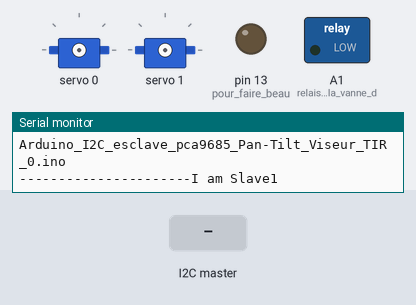
The sketch below on a simulated Arduino Uno, built with avr-gcc and run on an emulated ATmega328P. Shown: 2 × servo, switched loads named in the sketch (green lamp = pin HIGH), output pins drawn as LEDs (lit = HIGH), the last lines printed to the serial monitor. The test bench sets the inputs (shaded band).

Above: at 0.1 s.
At 2.2 s:
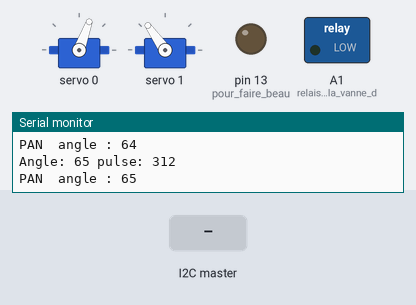
2.3 s: the I2C master sends the byte 1
At 15.5 s:
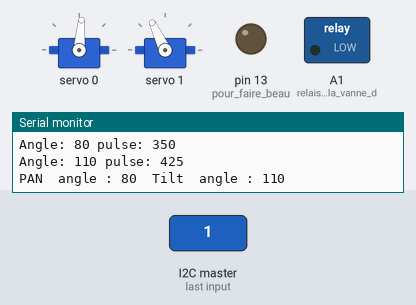
Timing chart, 0 to 17.0 s (numbered marks = the images above; inputs shaded):
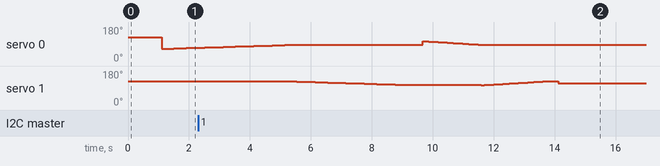

The sketch:

Arduino_I2C_esclave_pca9685_Pan-Tilt_Viseur_TIR_0.ino
```cpp
// https://www.aranacorp.com/fr/gerez-plusieurs-arduino-avec-un-bus-i2c/
#include <Wire.h>
#include <Adafruit_PWMServoDriver.h>
# define I2C_SLAVE_ADDRESS 11 // 12 pour l'esclave 2 et ainsi de suite

#define PAYLOAD_SIZE 2
const int PAN_ID = 0;   // Pan  (en bas)     sur le port 0 du PCA9685
const int TILT_ID = 1;  // Tilt (au dessus)  sur le port 1 du PCA9685
const int servoPin = 2; // Gachette          sur le port 2 du PCA9685
Adafruit_PWMServoDriver pwm = Adafruit_PWMServoDriver();
#define SERVOMIN  150 // this is the 'minimum' pulse length count (out of 4096)
#define SERVOMAX  600 // this is the 'maximum' pulse length count (out of 4096)void setup()

void setup()
{
  Wire.begin(I2C_SLAVE_ADDRESS);
  Serial.begin(115200);
  Serial.println(__FILE__);
   pinMode(A0, INPUT);   // commande du viseur en entrée
   pinMode(A1, OUTPUT);  // relais de la vanne d'air => D1
   pinMode(LED_BUILTIN, OUTPUT); // pour faire beau

  // Arduino slave sur I2C
  Serial.println("----------------------I am Slave1");
  delay(1000);
  Wire.onRequest(requestEvents);
  Wire.onReceive(receiveEvents);
   pwm.begin();
   pwm.setPWMFreq(60);
}

void loop(){
      pwm.setPWM(PAN_ID,  0, angleToPulse(120) );
      pwm.setPWM(TILT_ID, 0, angleToPulse(120) );
  for( int angle =60; angle<81; angle ++){ // 0 181
    delay(100);
    pwm.setPWM(PAN_ID, 0, angleToPulse(angle) );
    Serial.print("PAN  angle : ");
    Serial.println(angle);
        delay(100);
    }
  for( int angle =120; angle>101; angle --){ // 0 181
    delay(100);
    pwm.setPWM(TILT_ID, 0, angleToPulse(angle) );
    Serial.print("Tilt  angle : ");
    Serial.println(angle);
        delay(100);
  }
      delay(500);
  for( int angle =100; angle>81; angle --){ // 0 181
    delay(100);
    pwm.setPWM(PAN_ID, 0, angleToPulse(angle) );
    }
  for( int angle =100; angle<121; angle ++){ // 0 181
    delay(100);
    pwm.setPWM(TILT_ID, 0, angleToPulse(angle) );
  }
    delay(500);
   int angle_pan = 80;
   int angle_tilt = 110;
    Serial.print("      Tilt   angle1 " );
    Serial.println(angle_tilt);
    pwm.setPWM(PAN_ID, 0, angleToPulse(angle_pan) );
    pwm.setPWM(TILT_ID, 0, angleToPulse(angle_tilt) );
    Serial.print("PAN  angle : ");
    Serial.print(angle_pan);
    Serial.print("  Tilt  angle : ");
    Serial.println(angle_tilt);

   delay(500);
   while(1);
}

int angleToPulse(int ang){
   int pulse = map(ang,00, 180, SERVOMIN,SERVOMAX);// map angle of 0 to 180 to Servo min and Servo max
   Serial.print("Angle: ");Serial.print(ang);
   Serial.print(" pulse: ");Serial.println(pulse);
   return pulse;
}
int n = 0;

void requestEvents()
{
  Serial.println(F("---> recieved request"));
  Serial.print(F("sending value : "));
  Serial.println(n);
  Wire.write(n);
}

void receiveEvents(int numBytes)
{
  Serial.println(F("---> recieved events"));
  int n = Wire.read();/// int en plus
  Serial.print(numBytes);
  Serial.println(F("bytes recieved"));
  Serial.print(F("recieved value : "));
  Serial.println(n);
}
```

Measured:
- by itself, servo 0: rises from 70° to 105° in 7.4 s, then falls to 85° in 4.5 s
